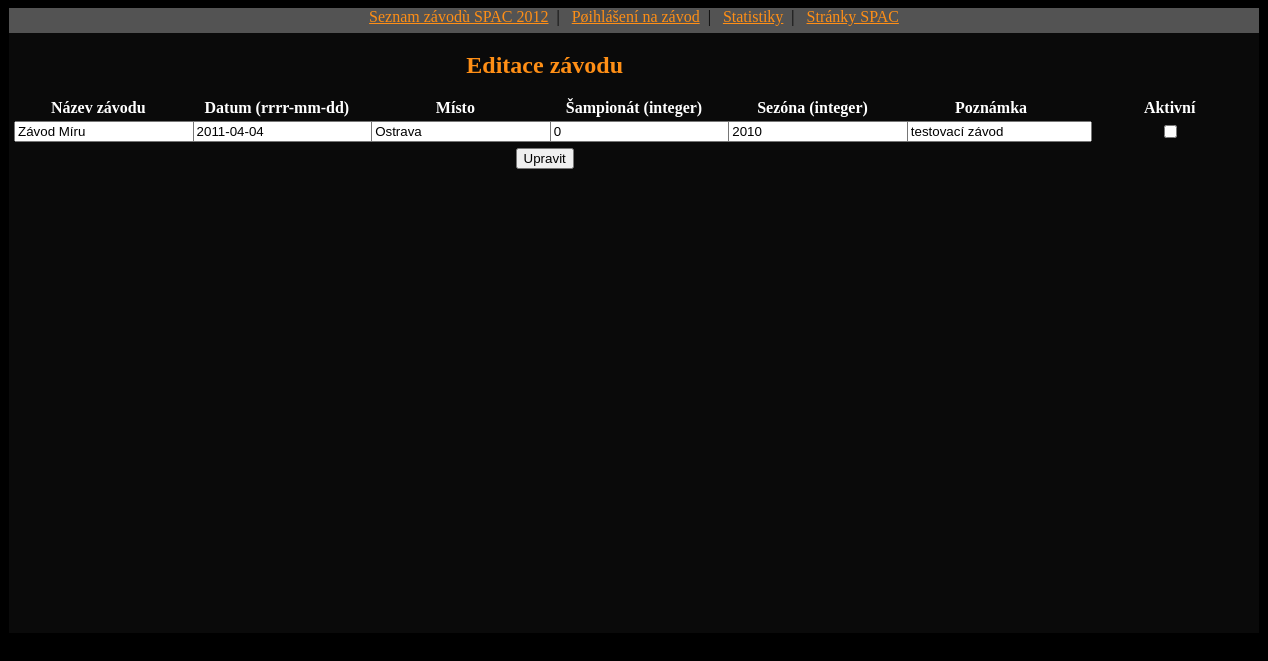
The page /edit-zavod.php?id=1 on the database its author committed.
### tables this page shows
CREATE TABLE `spac_race` (
  `id` int(11) NOT NULL auto_increment,
  `name` varchar(64) default NULL,
  `date` date default NULL,
  `place` varchar(64) default NULL,
  `championship` int(11) NOT NULL default '0',
  `active_login` tinyint(2) NOT NULL default '0',
  `season` int(11) NOT NULL default '2011',
  `notice` varchar(256) default NULL,
  PRIMARY KEY  (`id`)
);

### edit-zavod.php (the view, shortened to what this page needs)
<?php
  include("edit-zavod-fce.php");
  $id = $_GET["id"];
  $dotaz="SELECT * FROM spac_race WHERE id=$id";
  $vysledek = MySQL_Query($dotaz);
  while ($zaznam = MySQL_Fetch_Array($vysledek))
  {
    $name=$zaznam["name"];
    $date=$zaznam["date"];
    $place=$zaznam["place"];
    $championship=$zaznam["championship"];
    $season=$zaznam["season"];
    $active=$zaznam["active_login"];
    $notice=$zaznam["notice"];
  }
?>
<!DOCTYPE html PUBLIC "-//W3C//DTD XHTML 1.0 Strict//EN" "http://www.w3.org/TR/xhtml1/DTD/xhtml1-strict.dtd">
<html xmlns="http://www.w3.org/1999/xhtml">
  <head>
    <link rel="stylesheet" type="text/css" href="style.css" />
  </head>
  <body>
    <div class="container">
      <div class="menu">
        <?php include("menu.php"); ?>
      </div>
      <div class="content">
        <form action="edit-zavod.php" method="post">
          <table>
            <tr><td colspan="6" style="text-align:center; vertical-align:bottom; height:50px;"><h1>Editace závodu</h1></td></tr>
            <tr><th>Název závodu</th><th>Datum (rrrr-mm-dd)</th><th>Místo</th><th>Šampionát (integer)</th><th>Sezóna (integer)</th><th>Poznámka</th><th style="width:20px;">Aktivní</th></tr>
            <tr><td><input type="text" name="name" value="<?php echo "$name"; ?>" maxlength="64" /></td><td><input type="text" name="date" value="<?php echo "$date"; ?>" /></td><td><input type="text" name="place" value="<?php echo "$place"; ?>" maxlength="64" /></td><td><input type="text" name="championship" value="<?php echo "$championship"; ?>" maxlength="11" /></td><td><input type="text" name="season" value="<?php echo "$season"; ?>" maxlength="11" /></td><td><input type="text" name="notice" value="<?php echo "$notice"; ?>" maxlength="256" /></td><td><input type="checkbox" name="active" <?php if ($active == 1) {echo "checked='checked'";} ?> /></td></tr>
            <tr><td colspan="6" style="text-align:center;"><input type="hidden" name="action" value="1" /><input type="hidden" name="id" value="<?php echo $id; ?>" /><input type="submit" value="Upravit" /></td></tr>
            <tr><td colspan="6" style="text-align:center;"><?php if (isset($error)){echo "<span class='error'>$error</span>";}if (isset($succes)){echo "<span class='succes'>$succes</span>";} ?></td></tr>
          </table>
        </form>
      </div>
    </div>
  </body>
</html>

### style.css (style rules this page uses)
.container { margin:auto; width:1250px; font-size:16px; }
.menu { position:relative; top:0px; left:0px; border-bottom:1px solid white; background-color:#535353; width:1250px; height:25px; text-align:center; vertical-align: middle; }
.content { position:relative; top:-1px; left:0px; width:1250px; background-color:#0A0A0A; color:#FFFFFF; min-height:600px; }
table { margin:auto; width:100%; table-layout:fixed; border-collapse:collapse; }
td { border:1px solid #000000; padding-left:5px; padding-right:5px; padding-top:3px; padding-bottom:3px; border:0px; background-color:#0A0A0A; text-align:center; }
th { border:0px; background-color:#0A0A0A; }
h1 { font-size:24px; font-weight:bold; color:#FF8F16; }
body { background-color:#000000; }

### rows shown on the page
spac_race: name "Závod Míru", date "2011-04-04", place "Ostrava", championship "0", season "2010", notice "testovací závod"
